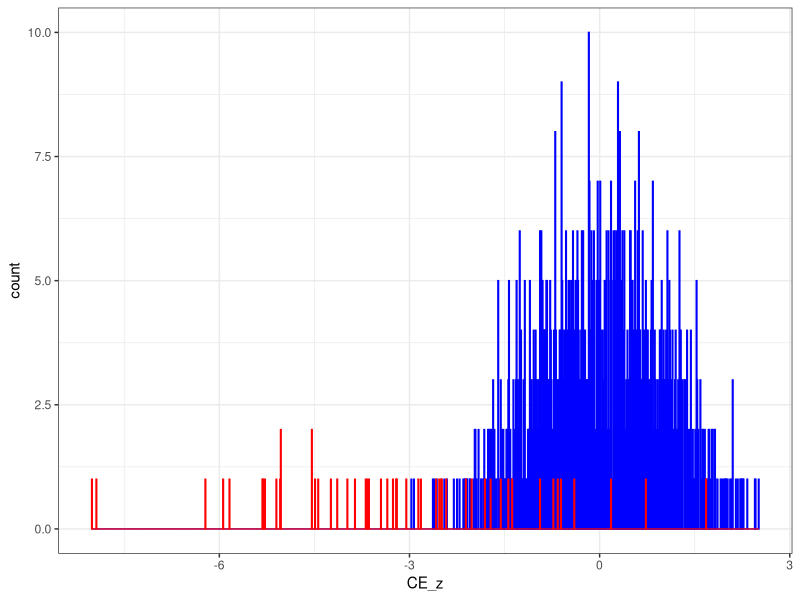

R code for this plot:
library(tidyr)
library(dplyr)

data = read.csv("summary.tsv", sep="\t")

eff = data %>% filter(Type == "manual_output_funchead_two_coarse_lambda09_best_large") %>% group_by(Language) %>% summarise(BigramCE_eff = mean(BigramCE))
ground = data %>% filter(Type == "manual_output_funchead_ground_coarse_final") %>% group_by(Language) %>% summarise(BigramCE_ground = mean(BigramCE))
depl = data %>% filter(Type == "manual_output_funchead_coarse_depl") %>% group_by(Language) %>% summarise(BigramCE_depl = mean(BigramCE))
random = data %>% filter(grepl("RANDOM", Type))


data = merge(random, eff, by=c("Language"))
data = merge(data, ground, by=c("Language"))
data = merge(data, depl, by=c("Language")) 


dataSummary = data %>% group_by(Language) %>% summarise(betterThanEff = mean(BigramCE < BigramCE_eff), betterThanGround = mean(BigramCE < BigramCE_ground), betterThanDepl = mean(BigramCE < BigramCE_depl), meanCE = mean(BigramCE), sdCE = sd(BigramCE))

library("stats")

binom.test(1, 10, 0.5, alternative="less")

ps_eff = c()
ps_ground = c()
ps_eff_binom = c()
ps_ground_binom = c()
for(language in unique(data$Language)) {
  u = data %>% filter(Language == language)
  ps_eff = c(ps_eff, t.test(u$BigramCE, mu=mean(u$BigramCE_eff), alternative="greater")$p.value)
  ps_ground = c(ps_ground, t.test(u$BigramCE, mu=mean(u$BigramCE_ground), alternative="greater")$p.value)
  ps_eff_binom = c(ps_eff_binom, binom.test(sum(u$BigramCE_eff > u$BigramCE), nrow(u), 0.5, alternative="less")$p.value)
  ps_ground_binom = c(ps_ground_binom, binom.test(sum(u$BigramCE_ground > u$BigramCE), nrow(u), 0.5, alternative="less")$p.value)
}

ps_eff
ps_ground

#
mean(ps_eff < 0.05)
#
mean(ps_ground < 0.05)

# Robustness Check
mean(ps_eff_binom < 0.05)
mean(ps_ground_binom < 0.05)


library(ggplot2)
plot = ggplot(data, aes(x=BigramCE, group=Model)) + geom_histogram(binwidth=0.01, color="blue") + geom_histogram(aes(x=BigramCE_ground), color="red") + facet_wrap(~Language, ncol=10, scales="free") + theme_bw()


data = merge(data, dataSummary, by=c("Language"))
data = data %>% mutate(CE_z = (BigramCE-meanCE)/sdCE)
ground = merge(ground, dataSummary, by=c("Language"))
ground = ground %>% mutate(CE_z_ground = (BigramCE_ground-meanCE)/sdCE)

plot = ggplot(data, aes(x=CE_z)) + geom_histogram(binwidth=0.01, color="blue") + geom_histogram(binwidth=0.01, data=ground, aes(x=CE_z_ground), color="red") + theme_bw()
